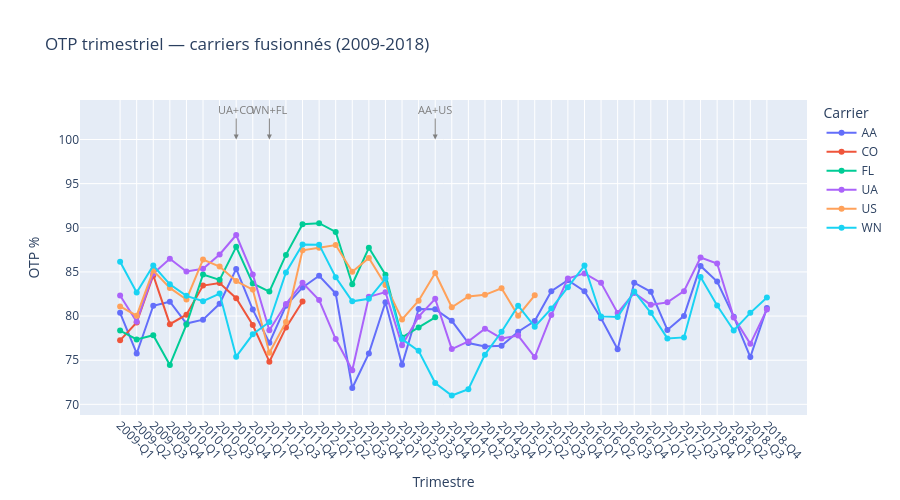

This figure's notebook cell:
### Code cell
carriers_fusion = ['UA', 'CO', 'WN', 'FL', 'AA', 'US']

df_line = df_merger[df_merger['carrier_key'].isin(carriers_fusion)].copy()
df_line['period'] = df_line['YEAR'].astype(str) + '-Q' + df_line['QUARTER'].astype(str)

fig = px.line(
    df_line,
    x='period',
    y='otp_pct',
    color='carrier_key',
    markers=True,
    title='OTP trimestriel — carriers fusionnés (2009-2018)',
    labels={'otp_pct': 'OTP %', 'period': 'Trimestre', 'carrier_key': 'Carrier'}
)

# Annotations fusions (sans add_vline car axe catégoriel)
fusions = {
    '2010-Q4': 'UA+CO',
    '2011-Q2': 'WN+FL',
    '2013-Q4': 'AA+US'
}

for periode, label in fusions.items():
    fig.add_annotation(
        x=periode,
        y=100,
        text=label,
        showarrow=True,
        arrowhead=2,
        arrowcolor='gray',
        font=dict(color='gray', size=11),
        ax=0,
        ay=-30
    )

fig.update_layout(height=500, xaxis_tickangle=45)
fig.show()

### Figure 1 — Plotly figure (JSON) as saved in the notebook; plotly's stock layout.template omitted (floating-point values rounded to 4 significant figures)
{"data": [{"hovertemplate": "Carrier=AA<br>Trimestre=%{x}<br>OTP %=%{y}<extra></extra>", "legendgroup": "AA", "line": {"color": "#636efa", "dash": "solid"}, "marker": {"symbol": "circle"}, "mode": "lines+markers", "name": "AA", "orientation": "v", "showlegend": true, "type": "scatter", "x": ["2009-Q1", "2009-Q2", "2009-Q3", "2009-Q4", "2010-Q1", "2010-Q2", "2010-Q3", "2010-Q4", "2011-Q1", "2011-Q2", "2011-Q3", "2011-Q4", "2012-Q1", "2012-Q2", "2012-Q3", "2012-Q4", "2013-Q1", "2013-Q2", "2013-Q3", "2013-Q4", "2014-Q1", "2014-Q2", "2014-Q3", "2014-Q4", "2015-Q1", "2015-Q2", "2015-Q3", "2015-Q4", "2016-Q1", "2016-Q2", "2016-Q3", "2016-Q4", "2017-Q1", "2017-Q2", "2017-Q3", "2017-Q4", "2018-Q1", "2018-Q2", "2018-Q3", "2018-Q4"], "xaxis": "x", "y": [80.37, 75.76, 81.17, 81.63, 79.15, 79.59, 81.39, 85.34, 80.73, 76.97, 81.17, 83.24, 84.56, 82.55, 71.85, 75.77, 81.57, 74.47, 80.8, 80.78, 79.46, 76.94, 76.54, 76.64, 78.22, 79.44, 82.82, 84.06, 82.82, 79.75, 76.24, 83.78, 82.75, 78.43, 80.02, 85.68, 83.91, 79.93, 75.36, 80.9], "yaxis": "y"}, {"hovertemplate": "Carrier=CO<br>Trimestre=%{x}<br>OTP %=%{y}<extra></extra>", "legendgroup": "CO", "line": {"color": "#EF553B", "dash": "solid"}, "marker": {"symbol": "circle"}, "mode": "lines+markers", "name": "CO", "orientation": "v", "showlegend": true, "type": "scatter", "x": ["2009-Q1", "2009-Q2", "2009-Q3", "2009-Q4", "2010-Q1", "2010-Q2", "2010-Q3", "2010-Q4", "2011-Q1", "2011-Q2", "2011-Q3", "2011-Q4"], "xaxis": "x", "y": [77.25, 79.28, 84.6, 79.08, 80.15, 83.45, 83.73, 82.02, 78.98, 74.83, 78.69, 81.65], "yaxis": "y"}, {"hovertemplate": "Carrier=FL<br>Trimestre=%{x}<br>OTP %=%{y}<extra></extra>", "legendgroup": "FL", "line": {"color": "#00cc96", "dash": "solid"}, "marker": {"symbol": "circle"}, "mode": "lines+markers", "name": "FL", "orientation": "v", "showlegend": true, "type": "scatter", "x": ["2009-Q1", "2009-Q2", "2009-Q3", "2009-Q4", "2010-Q1", "2010-Q2", "2010-Q3", "2010-Q4", "2011-Q1", "2011-Q2", "2011-Q3", "2011-Q4", "2012-Q1", "2012-Q2", "2012-Q3", "2012-Q4", "2013-Q1", "2013-Q2", "2013-Q3", "2013-Q4"], "xaxis": "x", "y": [78.36, 77.35, 77.83, 74.46, 79.04, 84.7, 84.1, 87.84, 83.7, 82.77, 86.93, 90.4, 90.52, 89.53, 83.6, 87.73, 84.68, 77.58, 78.71, 79.86], "yaxis": "y"}, {"hovertemplate": "Carrier=UA<br>Trimestre=%{x}<br>OTP %=%{y}<extra></extra>", "legendgroup": "UA", "line": {"color": "#ab63fa", "dash": "solid"}, "marker": {"symbol": "circle"}, "mode": "lines+markers", "name": "UA", "orientation": "v", "showlegend": true, "type": "scatter", "x": ["2009-Q1", "2009-Q2", "2009-Q3", "2009-Q4", "2010-Q1", "2010-Q2", "2010-Q3", "2010-Q4", "2011-Q1", "2011-Q2", "2011-Q3", "2011-Q4", "2012-Q1", "2012-Q2", "2012-Q3", "2012-Q4", "2013-Q1", "2013-Q2", "2013-Q3", "2013-Q4", "2014-Q1", "2014-Q2", "2014-Q3", "2014-Q4", "2015-Q1", "2015-Q2", "2015-Q3", "2015-Q4", "2016-Q1", "2016-Q2", "2016-Q3", "2016-Q4", "2017-Q1", "2017-Q2", "2017-Q3", "2017-Q4", "2018-Q1", "2018-Q2", "2018-Q3", "2018-Q4"], "xaxis": "x", "y": [82.33, 79.35, 84.81, 86.49, 85.04, 85.35, 86.97, 89.18, 84.72, 78.39, 81.37, 83.77, 81.81, 77.39, 73.86, 82.19, 82.71, 76.7, 79.93, 81.95, 76.26, 77.13, 78.56, 77.47, 77.79, 75.35, 80.11, 84.25, 84.83, 83.76, 80.35, 82.62, 81.27, 81.55, 82.82, 86.64, 85.95, 79.85, 76.85, 80.74], "yaxis": "y"}, {"hovertemplate": "Carrier=US<br>Trimestre=%{x}<br>OTP %=%{y}<extra></extra>", "legendgroup": "US", "line": {"color": "#FFA15A", "dash": "solid"}, "marker": {"symbol": "circle"}, "mode": "lines+markers", "name": "US", "orientation": "v", "showlegend": true, "type": "scatter", "x": ["2009-Q1", "2009-Q2", "2009-Q3", "2009-Q4", "2010-Q1", "2010-Q2", "2010-Q3", "2010-Q4", "2011-Q1", "2011-Q2", "2011-Q3", "2011-Q4", "2012-Q1", "2012-Q2", "2012-Q3", "2012-Q4", "2013-Q1", "2013-Q2", "2013-Q3", "2013-Q4", "2014-Q1", "2014-Q2", "2014-Q3", "2014-Q4", "2015-Q1", "2015-Q2"], "xaxis": "x", "y": [81.09, 80.04, 85.16, 83.19, 81.88, 86.4, 85.6, 83.96, 83.0, 75.83, 79.32, 87.44, 87.75, 88.04, 85.02, 86.57, 83.53, 79.61, 81.74, 84.88, 81.0, 82.22, 82.4, 83.15, 80.04, 82.35], "yaxis": "y"}, {"hovertemplate": "Carrier=WN<br>Trimestre=%{x}<br>OTP %=%{y}<extra></extra>", "legendgroup": "WN", "line": {"color": "#19d3f3", "dash": "solid"}, "marker": {"symbol": "circle"}, "mode": "lines+markers", "name": "WN", "orientation": "v", "showlegend": true, "type": "scatter", "x": ["2009-Q1", "2009-Q2", "2009-Q3", "2009-Q4", "2010-Q1", "2010-Q2", "2010-Q3", "2010-Q4", "2011-Q1", "2011-Q2", "2011-Q3", "2011-Q4", "2012-Q1", "2012-Q2", "2012-Q3", "2012-Q4", "2013-Q1", "2013-Q2", "2013-Q3", "2013-Q4", "2014-Q1", "2014-Q2", "2014-Q3", "2014-Q4", "2015-Q1", "2015-Q2", "2015-Q3", "2015-Q4", "2016-Q1", "2016-Q2", "2016-Q3", "2016-Q4", "2017-Q1", "2017-Q2", "2017-Q3", "2017-Q4", "2018-Q1", "2018-Q2", "2018-Q3", "2018-Q4"], "xaxis": "x", "y": [86.16, 82.67, 85.73, 83.59, 82.29, 81.68, 82.55, 75.4, 77.93, 79.33, 84.94, 88.11, 88.09, 84.39, 81.67, 81.95, 84.25, 77.39, 76.06, 72.41, 71.0, 71.72, 75.63, 78.22, 81.18, 78.79, 80.85, 83.27, 85.72, 79.96, 79.89, 82.78, 80.37, 77.47, 77.58, 84.42, 81.19, 78.37, 80.36, 82.11], "yaxis": "y"}], "layout": {"annotations": [{"arrowcolor": "gray", "arrowhead": 2, "ax": 0, "ay": -30, "font": {"color": "gray", "size": 11}, "showarrow": true, "text": "UA+CO", "x": "2010-Q4", "y": 100}, {"arrowcolor": "gray", "arrowhead": 2, "ax": 0, "ay": -30, "font": {"color": "gray", "size": 11}, "showarrow": true, "text": "WN+FL", "x": "2011-Q2", "y": 100}, {"arrowcolor": "gray", "arrowhead": 2, "ax": 0, "ay": -30, "font": {"color": "gray", "size": 11}, "showarrow": true, "text": "AA+US", "x": "2013-Q4", "y": 100}], "height": 500, "legend": {"title": {"text": "Carrier"}, "tracegroupgap": 0}, "title": {"text": "OTP trimestriel — carriers fusionnés (2009-2018)"}, "xaxis": {"anchor": "y", "domain": [0, 1], "tickangle": 45, "title": {"text": "Trimestre"}}, "yaxis": {"anchor": "x", "domain": [0, 1], "title": {"text": "OTP %"}}}}
